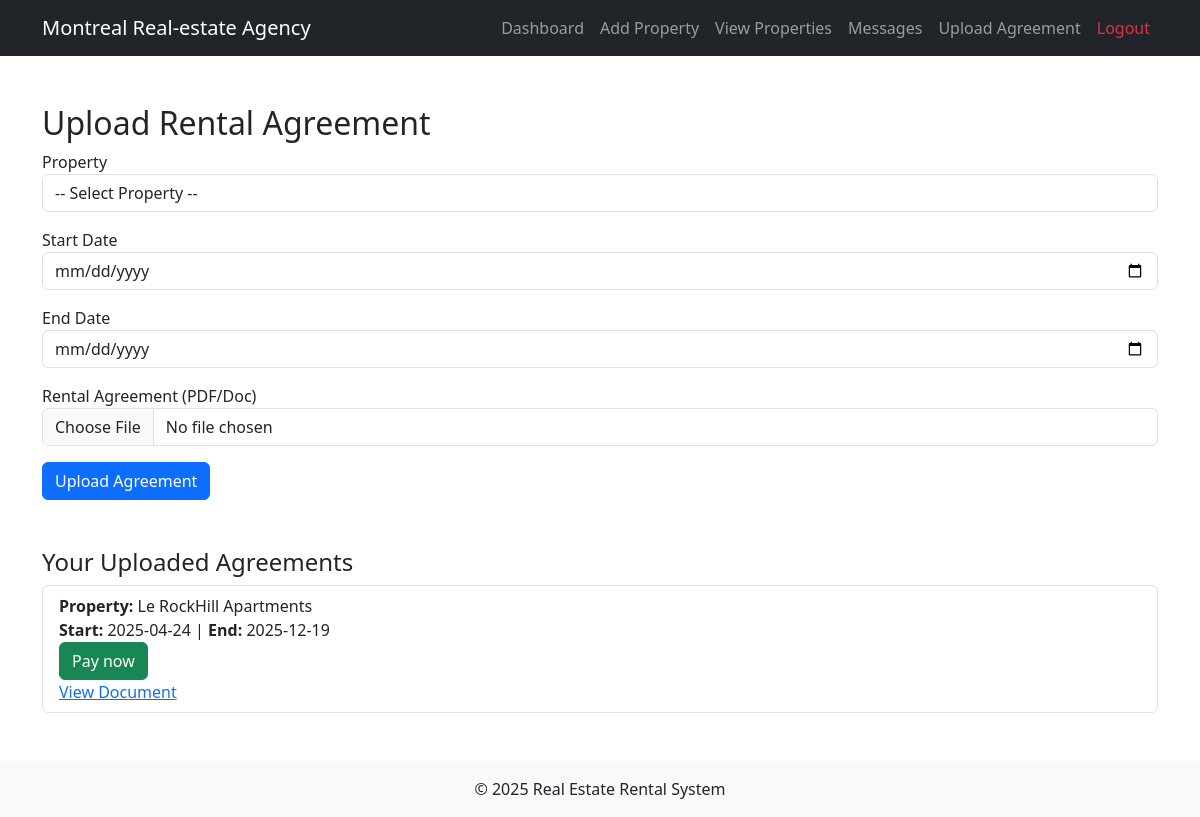
/pages/upload_agreement.php (signed in), run on the app's committed database.
### tables this page shows
CREATE TABLE IF NOT EXISTS `rentals` (
  `id` int NOT NULL AUTO_INCREMENT,
  `property_id` int DEFAULT NULL,
  `tenant_id` int DEFAULT NULL,
  `start_date` date DEFAULT NULL,
  `end_date` date DEFAULT NULL,
  `document` varchar(255) DEFAULT NULL,
  `PaymentState` tinyint(1) DEFAULT '0',
  PRIMARY KEY (`id`),
  KEY `property_id` (`property_id`),
  KEY `tenant_id` (`tenant_id`)
);

CREATE TABLE IF NOT EXISTS `properties` (
  `id` int NOT NULL AUTO_INCREMENT,
  `user_id` int DEFAULT NULL,
  `title` varchar(255) DEFAULT NULL,
  `description` text,
  `price` decimal(10,2) DEFAULT NULL,
  `location` varchar(255) DEFAULT NULL,
  `image` varchar(255) DEFAULT NULL,
  PRIMARY KEY (`id`),
  KEY `user_id` (`user_id`)
);

### pages/upload_agreement.php (the view, shortened to what this page needs)
<?php
require_once "../config/db.php";
$user_id = $_SESSION['user_id'];
$rentalsStmt = $conn->prepare("
    SELECT r.*, r.property_id, p.title AS property_title
    FROM rentals r
    JOIN properties p ON r.property_id = p.id
    WHERE r.tenant_id = ?
");
$rentalsStmt->execute([$user_id]);
$rentals = $rentalsStmt->fetchAll(PDO::FETCH_ASSOC);
?>
<?php include("../includes/header.php"); ?>
<div class="container mt-5">
    <h2>Upload Rental Agreement</h2>
    <form method="post" enctype="multipart/form-data">
        <div class="mb-3">
            <label>Property</label>
            <select name="property_id" class="form-control" required>
                <option value="">-- Select Property --</option>
            </select>
        </div>
        <div class="mb-3">
            <label>Start Date</label>
            <input type="date" name="start_date" class="form-control" required>
        </div>
        <div class="mb-3">
            <label>End Date</label>
            <input type="date" name="end_date" class="form-control" required>
        </div>
        <div class="mb-3">
            <label>Rental Agreement (PDF/Doc)</label>
            <input type="file" name="document" class="form-control" accept=".pdf,.doc,.docx" required>
        </div>
        <button type="submit" class="btn btn-primary">Upload Agreement</button>
    </form>
    <h4 class="mt-5">Your Uploaded Agreements</h4>
    <?php if (empty($rentals)): ?>
        <p>No agreements uploaded yet.</p>
    <?php else: ?>
        <ul class="list-group">
            <?php foreach ($rentals as $r): ?>
                <li class="list-group-item">
                    <strong>Property:</strong> <?= htmlspecialchars($r['property_title']) ?><br>
                    <strong>Start:</strong> <?= $r['start_date'] ?> |
                    <strong>End:</strong> <?= $r['end_date'] ?><br>
                            <?php  if (!$r['PaymentState']): ?>
                                <a href="../pages/checkout.php?rental_id=<?= $r['id'] ?>" class="btn btn-success">Pay now</a>
                            <?php else: ?>
                                <span class="badge bg-secondary">Paid</span>
                            <?php endif; ?>
                    <br>
                    <a href="../uploads/<?= htmlspecialchars($r['document']) ?>" target="_blank">View Document</a>
                </li>
            <?php endforeach; ?>
        </ul>
    <?php endif; ?>
</div>
<?php include("../includes/footer.php"); ?>

### data on the page
rentals: property.title "Le RockHill Apartments", start_date "2025-04-24", end_date "2025-12-19"
